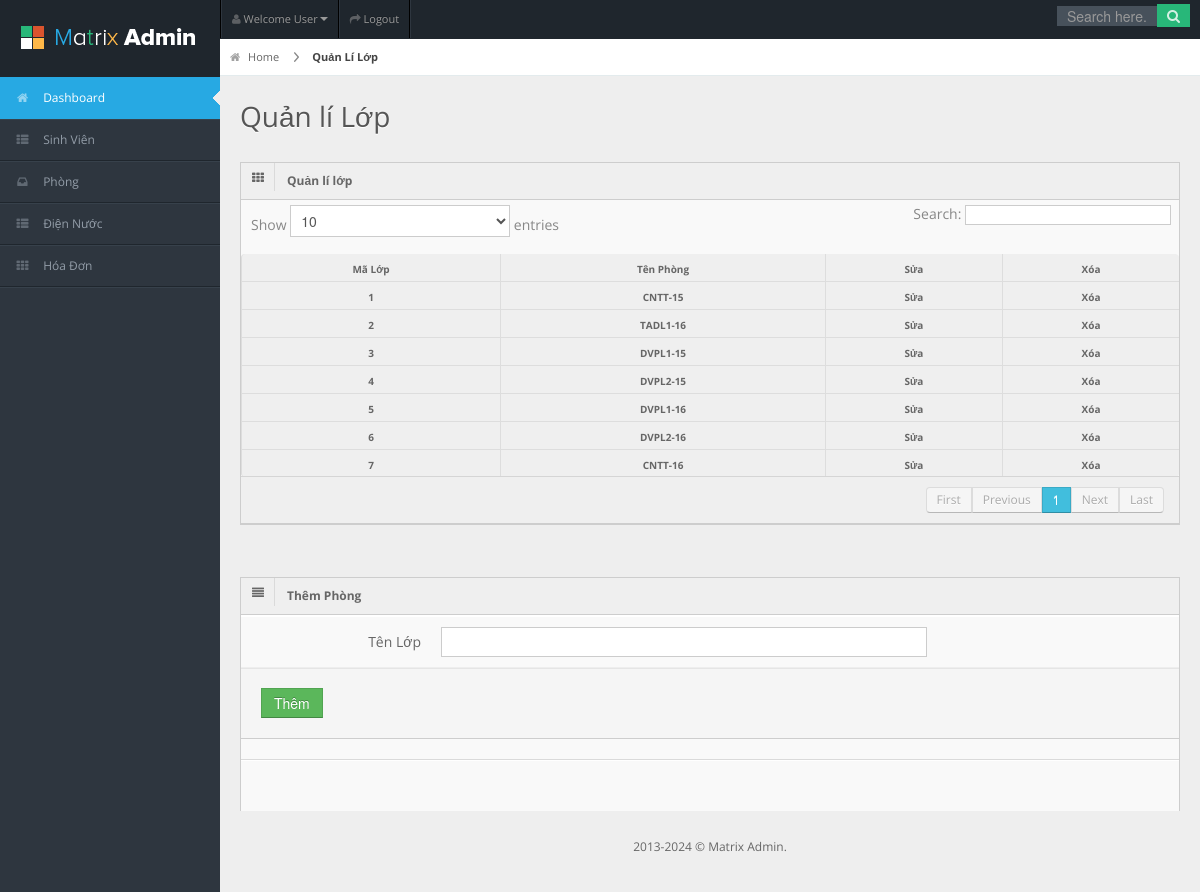
The app's page /index.php?page=QL-Lop (signed in) with its own data.
### tables this page shows
CREATE TABLE `lop` (
  `MaLop` int(255) NOT NULL,
  `TenLop` varchar(255) NOT NULL
);

### include/Lop/QL-Lop.php (the view, shortened to what this page needs)
<div id="content-header">
        <div id="breadcrumb"> <a href="?page=dashboard" title="Go to Home" class="tip-bottom"><i class="icon-home"></i> Home</a> <a href="?page=QL-Lop" class="current">Quản Lí Lớp</a> </div>
    <h1>Quản lí Lớp</h1>
</div>
      <div class="container-fluid">
		<div class="widget-box">
          <div class="widget-title"> <span class="icon"><i class="icon-th"></i></span>
            <h5>Quản lí lớp</h5>
          </div>
          <div class="widget-content nopadding">
            <table class="table table-bordered data-table">
              <thead>
                <tr>
                  <th>Mã Lớp</th>
                  <th>Tên Phòng</th>
                  <th>Sửa </th>
                  <th>Xóa</th>
                </tr>
              </thead>
              <tbody>
              	<?php
                	$sql="select * from lop  ";
					$query=mysqli_query($conn,$sql);
					while($row=mysqli_fetch_assoc($query))
					{	?>
							<tr class='gradeU'>
								<th><?php echo $row['MaLop'] ?></th>
								<th><?php echo $row['TenLop']?></th>
                                <th> <a href="?page=Sua-Lop&&MaLop=<?php echo $row['MaLop'] ?>">Sửa</a></th>
                                <th> <a href="?page=Xoa-Lop&&MaLop=<?php echo $row['MaLop'] ?>" onclick='return deleteAction();'>Xóa</a></th>
                              </tr>
						<?php
					}
				?>
               </tbody>
            </table>
          </div>
        </div>
        </div>
        <div class="container-fluid">
      <div class="row-fluid">
    <div class="span12">
      <div class="widget-box">
        <div class="widget-title"> <span class="icon"> <i class="icon-align-justify"></i> </span>
          <h5>Thêm Phòng</h5>
        </div>
        <div class="widget-content nopadding">
          <form action="#" method="post" class="form-horizontal">
            <div class="control-group">
            <div class="control-group">
              <label class="control-label">Tên Lớp</label>
              <div class="controls">
                <input type="text" name="Lop" class="span8"required  />
              </div>
            </div>
            <div class="form-actions">
              <button type="submit" name="btnThemLop" class="btn btn-success">Thêm</button>
            </div>
          </form>
        </div>
      </div>

### css/matrix-style.css (style rules this page uses)
* { outline:none !important; -moz-outline: none !important; }
html, body { height:100% }
body { overflow-x: hidden; margin-top: -10px; font-family: 'Open Sans', sans-serif; font-size:12px; color:#666; }
a { color:#666; }
select, textarea, input[type="text"], input[type="password"], input[type="datetime"], input[type="datetime-local"], input[type="date"], input[type="month"], input[type="time"], input[type="week"], input[type="number"], input[type="email"], input[type="url"], input[type="search"], input[type="tel"], input[type="color"], .uneditable-input, .label, .dropdown-menu, .btn, .well, .progress, .table-bordered, .btn-group > .btn:first-child, .btn-group > .btn:last-child, .btn-group > .btn:last-child, .btn-group > .dropdown-toggle, .alert { border-radius:0px; }
.btn, textarea, input[type="text"], input[type="password"], input[type="datetime"], input[type="datetime-local"], input[type="date"], input[type="month"], input[type="time"], input[type="week"], input[type="number"], input[type="email"], input[type="url"], input[type="search"], input[type="tel"], input[type="color"], .uneditable-input { box-shadow:none; }
.progress, .progress-success .bar, .progress .bar-success, .progress-warning .bar, .progress .bar-warning, .progress-danger .bar, .progress .bar-danger, .progress-info .bar, .progress .bar-info, .btn, .btn-primary { background-image:none; }
.form-horizontal .form-actions { padding-left:20px; }
#content-header { position: abslute; width: 100%; margin-top: -38px; z-index: 20; }
#content-header h1 { color: #555555; font-size: 28px; font-weight: normal; float: none; text-shadow: 0 1px 0 #ffffff; margin-left: 20px; position: relative; }
#content-header h1, #content-header .btn-group { margin-top: 20px; }
.container-fluid .row-fluid:first-child { margin-top: 20px; }
#breadcrumb { background-color: #fff; border-bottom: 1px solid #e3ebed; }
#breadcrumb a { padding: 8px 20px 8px 10px; display: inline-block; background-image: url('../img/breadcrumb.png'); background-position: center right; background-repeat: no-repeat; font-size: 11px; color: #666666; }
#breadcrumb a:last-child { background-image:none; }
#breadcrumb a.current { font-weight: bold; color: #444444; }
#breadcrumb a i { margin-right: 5px; opacity: .6; }
.stat-boxes .peity_bar_good, .stat-boxes .peity_line_good, { color: #459D1C; }
.widget-box { background: none repeat scroll 0 0 #F9F9F9; border-left: 1px solid #CDCDCD; border-top: 1px solid #CDCDCD; border-right: 1px solid #CDCDCD; clear: both; margin-top: 16px; margin-bottom: 16px; position: relative; }
.widget-title, .modal-header, .table th, div.dataTables_wrapper .ui-widget-header { background:#efefef; border-bottom: 1px solid #CDCDCD; height: 36px; }
.widget-title span.icon { padding: 9px 10px 7px 11px; float: left; border-right:1px solid #dadada; }
.widget-title h5 { color: #666; float: left; font-size: 12px; font-weight: bold; padding: 12px; line-height: 12px; margin: 0; }
.widget-content { padding:15px; border-bottom: 1px solid #cdcdcd; }
.table th { height: auto; font-size: 10px; padding: 5px 10px 2px; border-bottom: 0; text-align: center; color: #666666; }
.nopadding { padding: 0 !important; }
.nopadding .table { margin-bottom: 0; }
.nopadding .table-bordered { border: 0; }
form { margin-bottom: 0; }
.form-horizontal .control-group { border-top: 1px solid #ffffff; border-bottom: 1px solid #eeeeee; margin-bottom: 0; }
.form-horizontal .control-group:last-child { border-bottom: 0; }
.form-horizontal .control-label { padding-top: 15px; width: 180px; }
.form-horizontal .controls { margin-left: 200px; padding: 10px 0; }
.form-horizontal .form-actions { margin-top: 0; margin-bottom: 0; }

### css/matrix-media.css (style rules this page uses)
body { background:#2E363F; }

### records on screen
lop: MaLop "1", TenLop "CNTT-15"
lop: MaLop "2", TenLop "TADL1-16"
lop: MaLop "3", TenLop "DVPL1-15"
lop: MaLop "4", TenLop "DVPL2-15"
lop: MaLop "5", TenLop "DVPL1-16"
lop: MaLop "6", TenLop "DVPL2-16"
lop: MaLop "7", TenLop "CNTT-16"
